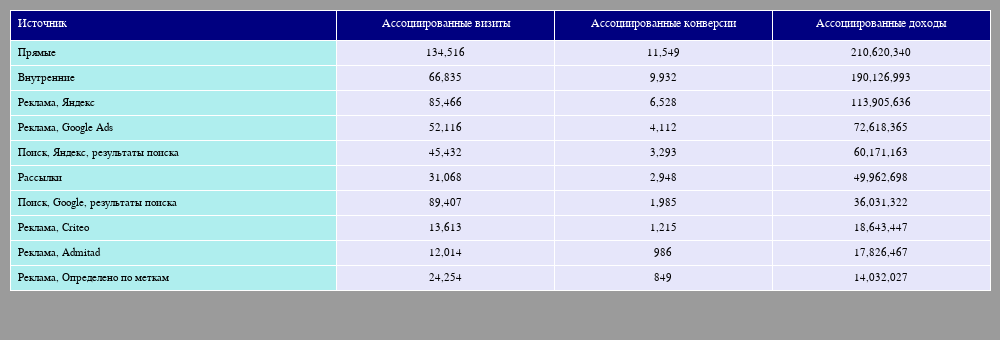

This figure's notebook cell:
### Code cell
associated_conversions_formatted_df = associated_conversions_df[['SourceName', 'AssociatedVisits', 'AssociatedConvs', 'AssociatedRevenue']] \
    .sort_values('AssociatedConvs', ascending=False) \
    .rename(columns={'SourceName': 'Источник', 'AssociatedVisits': 'Ассоциированные визиты', 'AssociatedConvs': 'Ассоциированные конверсии', 
                     'AssociatedRevenue': 'Ассоциированные доходы'}) \
    .head(10)

associated_conversions_formatted_df['Ассоциированные доходы'] = associated_conversions_formatted_df['Ассоциированные доходы'].apply(lambda x: f"{x:,}")
associated_conversions_formatted_df['Ассоциированные конверсии'] = associated_conversions_formatted_df['Ассоциированные конверсии'].apply(lambda x: f"{x:,}")
associated_conversions_formatted_df['Ассоциированные визиты'] = associated_conversions_formatted_df['Ассоциированные визиты'].apply(lambda x: f"{x:,}")

plotly_pretty_table(associated_conversions_formatted_df, width=1000, height=340, columnwidth = [15, 10, 10, 10])

### Figure 1 — Plotly figure (JSON) as saved in the notebook; plotly's stock layout.template omitted (floating-point values rounded to 4 significant figures)
{"data": [{"cells": {"align": ["left", "center", "center"], "fill": {"color": ["paleturquoise", "lavender"]}, "font": {"color": "black", "size": 11}, "height": 25, "values": [["Прямые", "Внутренние", "Реклама, Яндекс", "Реклама, Google Ads", "Поиск, Яндекс, результаты поиска", "Рассылки", "Поиск, Google, результаты поиска", "Реклама, Criteo", "Реклама, Admitad", "Реклама, Определено по меткам"], ["134,516", "66,835", "85,466", "52,116", "45,432", "31,068", "89,407", "13,613", "12,014", "24,254"], ["11,549", "9,932", "6,528", "4,112", "3,293", "2,948", "1,985", "1,215", "986", "849"], ["210,620,340", "190,126,993", "113,905,636", "72,618,365", "60,171,163", "49,962,698", "36,031,322", "18,643,447", "17,826,467", "14,032,027"]]}, "columnwidth": [15, 10, 10, 10], "header": {"align": ["left", "center", "center"], "fill": {"color": "navy"}, "font": {"color": "white", "size": 12}, "height": 30, "values": ["Источник", "Ассоциированные визиты", "Ассоциированные конверсии", "Ассоциированные доходы"]}, "type": "table"}], "layout": {"font": {"color": "black", "family": "Calibri", "size": 12}, "height": 340, "margin": {"b": 10, "l": 10, "r": 10, "t": 10}, "paper_bgcolor": "rgba(155,155,155,1)", "width": 1000}}
